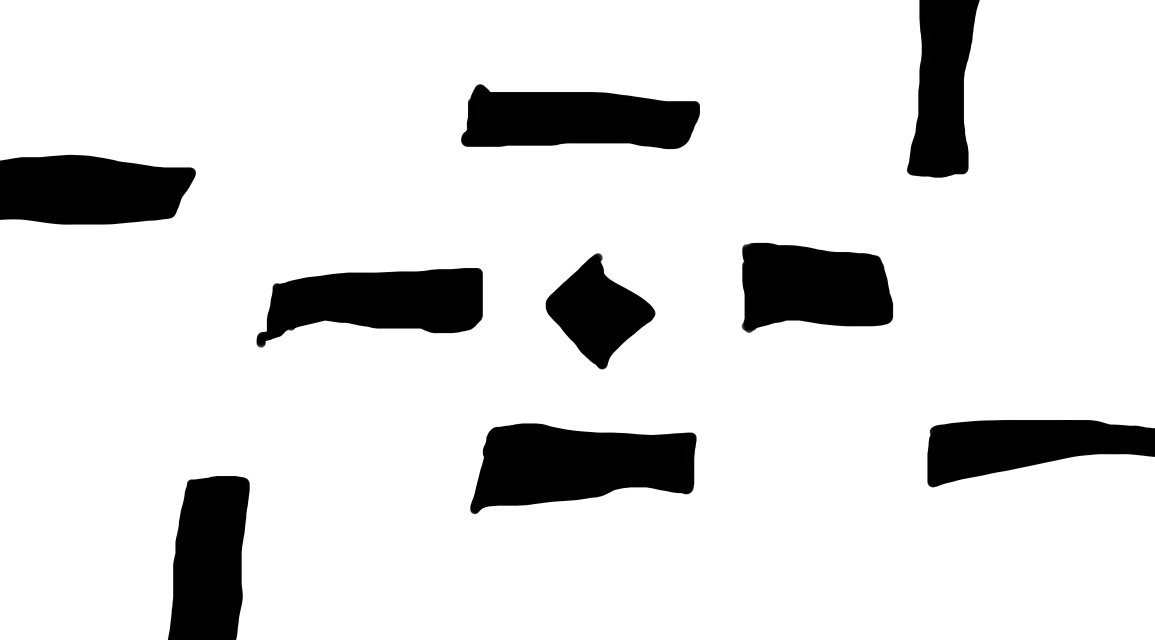
#> input picture field.png, 8080 x 4480 px, found by its file name (shown at 1/7 size)
$ python astar.py
#> lines starting #> are read from the running program, lines starting #| are printed output that depends on the picture
import numpy as np
import cv2
from queue import PriorityQueue
import time

map = cv2.imread(r'..\field.png',0)
#> map is the input picture: shape (4480, 8080); min 0, max 255, mean 221.6

display = cv2.resize(map, (808, 448))
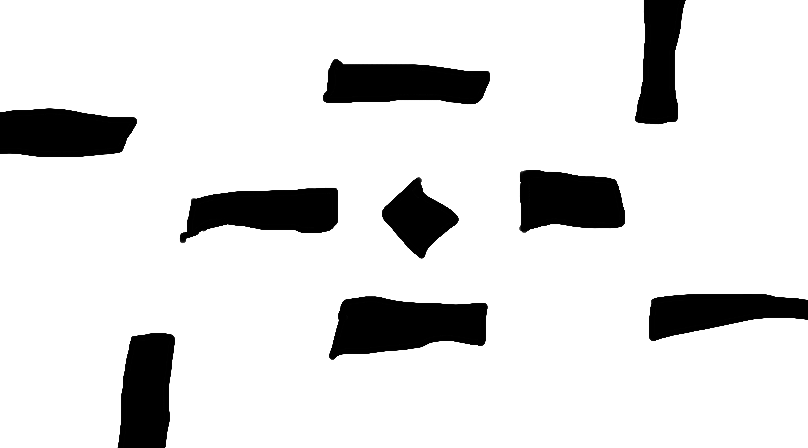
#> display: shape (448, 808); min 0, max 255, mean 221.6

# dilate obstacles to avoid getting to close to obstacles
# use erode because the obstacle is represented with 0's in this image (not map!)
dilate = cv2.erode(display, kernel = None, iterations = 10)
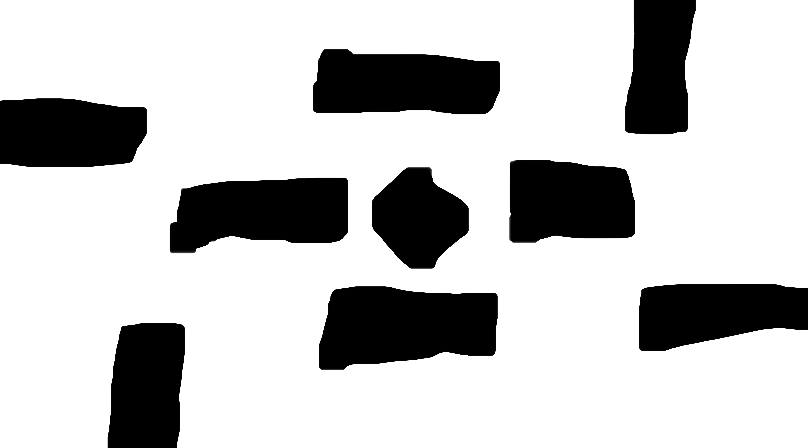
#> dilate: shape (448, 808); min 0, max 255, mean 196.2
#> `dilate[dilate > 245.] = -2`:
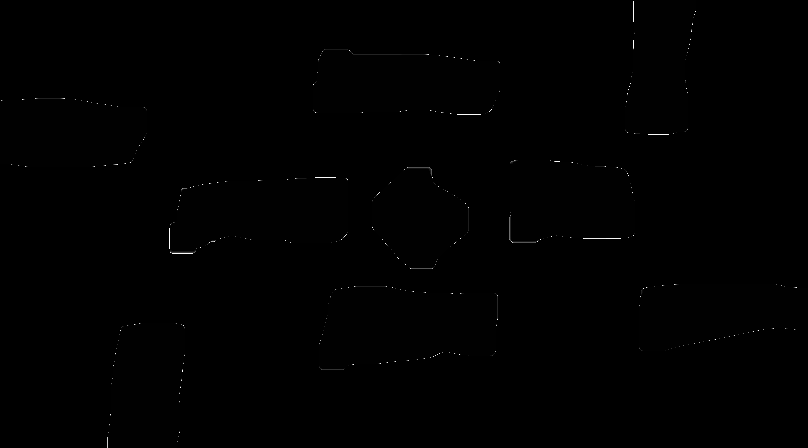
#> dilate: shape (448, 808) int16; min -2, max 245, mean -1.4; drawn with min black and max white
cv2.imshow("dilate", dilate)


# astar
# find the shortest path from start to end in the config map
# params:
#   start, end -- coords
#   config_map -- map of the obstacles, -1 for walls, -2 for empty spaces
# return: path_map
'''
path_map: (n * m * 3) darray,
[n][m][0] = cost (from the start point)
([n][m][1], [n][m][2]) = predecessor coord
'''
def astar(start, end, config_map):
#> called with start = (0, 0), end = (400, 800)
    start_color = 0
    wall = -1
    space = -2
    path_map = np.zeros((config_map.shape[0],config_map.shape[1], 3))
    path_map[:,:, 0] = config_map
    if path_map[start][0] == wall or path_map[end][0] == wall:
        print("Error: start or end point not applicable")
        return None
    q = PriorityQueue()

    # seq is used to search the 8 neighbour points, each element is (dx, dy, cost_to_go)
    seq = ((-1., 0., 1.), (1., 0., 1.), (0., -1., 1.), (0., 1., 1.), (-1., -1., 1.41421356), (1., 1., 1.41421356),(1., -1., 1.41421356),(-1., 1., 1.41421356))
    q.put((0, start))
    path_map[start][0] = start_color
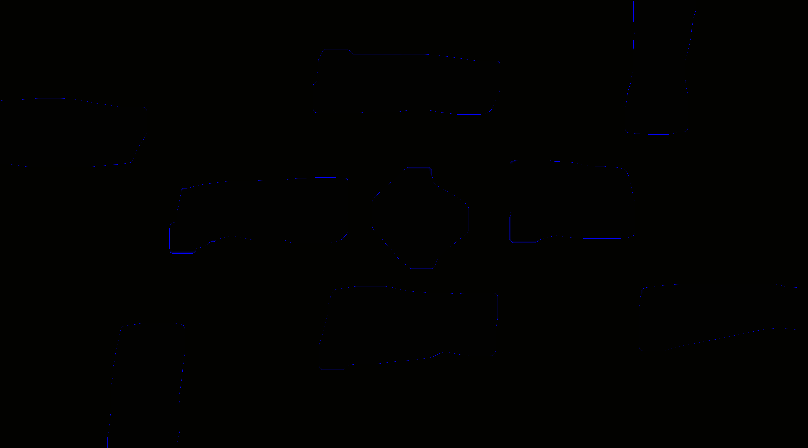
#> path_map: shape (448, 808, 3) float64; mean of channels 0, 1, 2 -1.4, 0, 0; drawn with min black and max white
    while not q.empty():
        _, curr = q.get()
        if curr == end:
            return path_map
        c1 = 0
        c2 = 0
        for s in seq:
            i, j, v = s
            c1 = int(curr[0] + i)
            c2 = int(curr[1] + j)
            # if the neighbour point is inside the map
            if (c1 >= 0 and c1 < path_map.shape[0] and \
                c2 >= 0 and c2 < path_map.shape[1]):
                # select the point with the lowest cost
                if (path_map[c1, c2][0] == space):
                    path_map[c1, c2][0] = path_map[int(curr[0]), int(curr[1])][0] + v
                    path_map[c1, c2][1:] = curr
                    q.put((np.sqrt((end[0] - curr[0]) ** 2 + (end[1] - curr[1]) ** 2) + path_map[curr][0] + v, (c1, c2)))
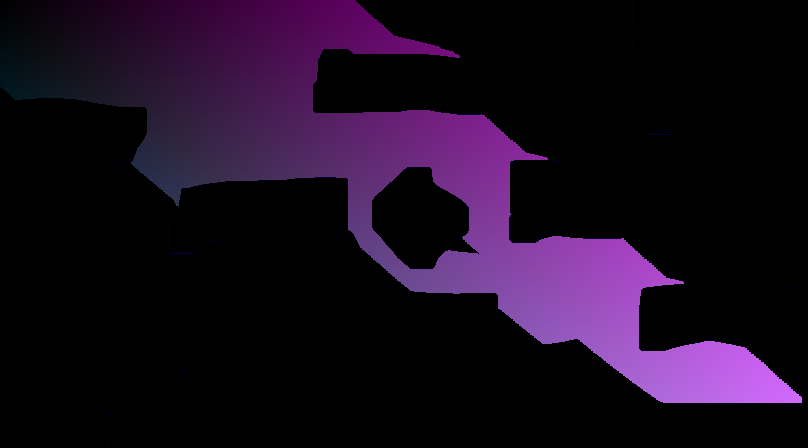
#> path_map: shape (448, 808, 3) float64; mean of channels 0, 1, 2 110.3, 42, 92.2; drawn with min black and max white
                    # cost function = standard dfs cost + E2 distance to the end point
    return path_map


# paint
# paint the path on the field for plotting
# params:
#   start, end -- coord
#   path_map -- output of astar
#   img -- img of the field
# return: img -- the image that can be plotted
#         ret -- the shortest route
def paint(start, end, path_map, img):
#> called with start = (0, 0), end = (400, 800)
    curr = end
    ret = []
    while curr != start:
        curr = (int(curr[0]), int(curr[1]))
        ret.append(curr)
        curr = (path_map[curr][1], path_map[curr][2])
        cv2.circle(img, (int(curr[1]),int(curr[0])), 1, (0,0,255),4)
#> this loop made 800 passes
#> curr on passes 1 to 3: (399, 799), (399, 798), (399, 797)
#> after the loop, ret = 800 pairs, first value 1 to 400, second value 1 to 800
    ret.append(start)
    ret = list(reversed(ret))
#> ret = 801 pairs, first value 0 to 400, second value 0 to 800
    return img, ret


'''
Sanity Check.
'''
'''
start = (0,0)
end = (6,7)
path_map = np.zeros((14,14)) - 2
path_map[2:4,2:4] = -1
path_map = astar(start, end, path_map)
src = np.zeros((14,14))
paint(start, end, path_map, src)
cv2.imshow("src", src)

np.set_printoptions(precision=1)
print(path_map[:,:,0])
paint(start, end, path_map, None)
'''

if __name__ == '__main__':
    img = np.zeros_like(display)
    start = (0, 0)
    end = (400, 800)
    dilate = dilate.astype(np.int16)
    dilate[dilate < 10.] = -1
    dilate[dilate > 245.] = -2 # notice the order!
    '''
    mark empty space to -2
    obstacles to -1
    Rememner to define these in astar()!
    '''
    t1 = time.time()
    path = astar(start, end, dilate)
    display, route = paint(start, end, path, display)
#> route has the same summary as ret in paint
    t3 = time.time()
    cv2.imshow("path", display)
    t2 = time.time()
    print(t3 - t1)

'''
About 2.5 sec
Seperate predecessor coord from the path_map to an independent int-matrix may furtherly reduce time.
'''
